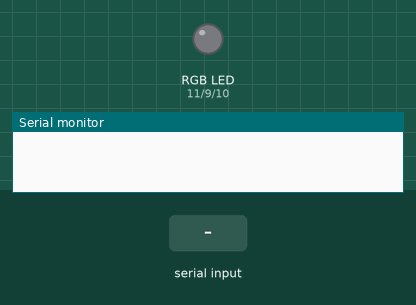
Recording of a sketch running on a simulated Arduino Uno, built with avr-gcc and run on an emulated ATmega328P. Shown: an RGB LED mixed from three pins (HIGH = lit), the last lines printed to the serial monitor. The test bench sets the inputs (shaded band). Dim RGB values are drawn brighter than linear.

Above: at 1.2 s.
1.3 s: "90,45,200\n" received over Serial
At 2.5 s:
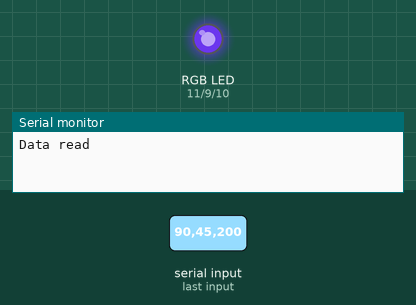
2.8 s: "30,150,10\n" received over Serial
At 3.8 s:
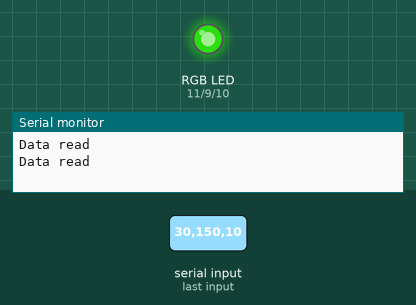
4.3 s: "1,90,45\n" received over Serial
At 4.9 s:
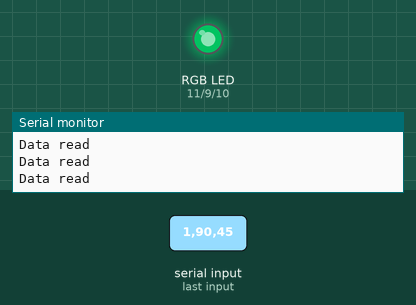
Timing chart, 0 to 7.3 s (numbered marks = the images above; inputs shaded):
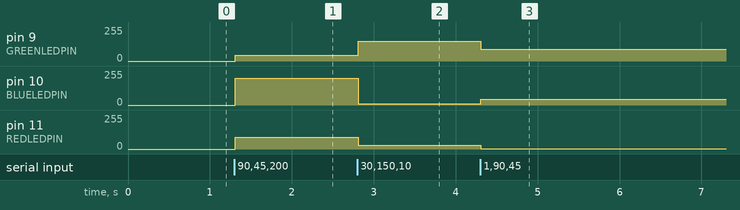

The sketch:

ledRGB_writeData.ino
```cpp
const int GREENLEDPIN = 9;
const int BLUELEDPIN = 10;
const int REDLEDPIN = 11;

void setup() {
  Serial.begin(9600);
  pinMode(GREENLEDPIN, OUTPUT);
  pinMode(BLUELEDPIN, OUTPUT);
  pinMode(REDLEDPIN, OUTPUT);
}

void loop() {
  int red = 0;
  int blue = 0;
  int green = 0;

  while (Serial.available()>0)
  {
    red = Serial.parseInt();
    green = Serial.parseInt();
    blue = Serial.parseInt();

    if (Serial.read() == '\n') {
      Serial.println("Data read ");
      red = constrain(red, 0, 255);
      green = constrain(green, 0 , 255);
      blue = constrain(blue, 0, 255);
      analogWrite(REDLEDPIN, red);
      analogWrite(GREENLEDPIN, green);
      analogWrite(BLUELEDPIN, blue);
    }
  }
}
```

Measured:
- after the input at 1.3 s, pin 9 (GREENLEDPIN): 0/255 → 45/255 at once; pin 10 (BLUELEDPIN): 0/255 → 200/255 at once; pin 11 (REDLEDPIN): 0/255 → 90/255 at once
- after the input at 2.8 s, pin 9 (GREENLEDPIN): 45/255 → 150/255 at once; pin 10 (BLUELEDPIN): 200/255 → 10/255 at once; pin 11 (REDLEDPIN): 90/255 → 30/255 at once
- after the input at 4.3 s, pin 9 (GREENLEDPIN): 150/255 → 90/255 at once; pin 10 (BLUELEDPIN): 10/255 → 45/255 at once; pin 11 (REDLEDPIN): 30/255 → 1/255 at once
